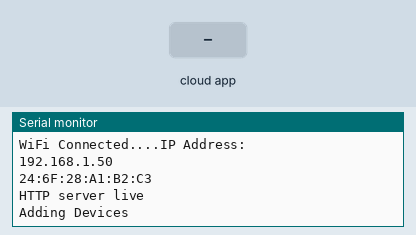
Recording of a sketch running on a simulated ESP8266 (NodeMCU). Parts: the last lines printed to the serial monitor. The test bench sets the inputs (shaded band). WiFi joins after 1.5 s; servers stay silent unless stated.

Above: at 2.7 s.
2.8 s: the phone or cloud app sets RCDevice to 0
At 3.6 s:
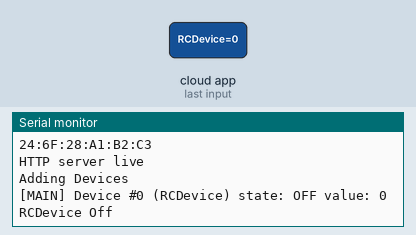
4.3 s: the phone or cloud app sets RCDevice to 1
At 4.8 s:
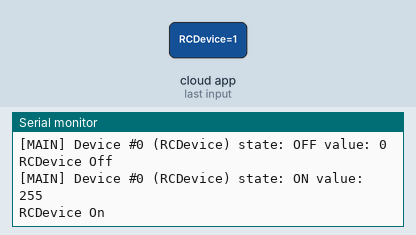

The sketch:

SimpleExampleRC.ino
```cpp
#include <ESP8266WiFi.h>
#include <ESPAsyncTCP.h>
#include <fauxmoESP.h>
#include <WiFiClient.h>
#include <ESP8266WebServer.h>
#include <ESP8266mDNS.h>
#include <IRremoteESP8266.h>
#include <IRsend.h>
#include <RCSwitch.h>

#define ledPin 2
const uint16_t kIrLed = 5;  //Pin D1 for IR led
const uint16_t radio = 4; //Pin D2 for radio transmit


fauxmoESP fauxmo;
ESP8266WebServer server(81);
RCSwitch rf = RCSwitch();

void setup() {
  Serial.begin(115200);

  rf.enableTransmit(radio);
  rf.setProtocol(1);

  if (setupNetwork()) {
    // Setup fauxmo
     Serial.println("Adding Devices");
     fauxmo.setPort(80);
     fauxmo.enable(true);
     // Add devices here
     fauxmo.addDevice("RCDevice");

    // Set a callback function for when a device is found
     fauxmo.onSetState([](unsigned char device_id, const char * device_name, bool state, unsigned char value) {
        Serial.printf("[MAIN] Device #%d (%s) state: %s value: %d\n", device_id, device_name, state ? "ON" : "OFF", value);
       if (strcmp(device_name, "RCDevice") == 0) {
        if (state) {
          Serial.println("RCDevice On");
          RCDeviceOn();
        }
        else {
          Serial.println("RCDevice Off");
          RCDeviceOff();
        }
       }
     });

  }
}

void loop() {
  fauxmo.handle();
  server.handleClient();
}

boolean setupNetwork() {
  // Let us connect to WiFi
  WiFi.mode(WIFI_STA);
  String ssid = "<Wifi-Network-Name>";
  String password = "<Wifi-Network-Password>";
  WiFi.begin(ssid, password);
  while (WiFi.status() != WL_CONNECTED) {
    delay(500);
    Serial.print(".");
  }
  Serial.println(".......");
  Serial.println("WiFi Connected....IP Address:");

  Serial.println(WiFi.localIP());
    Serial.println(WiFi.macAddress());


  routeServer();
  server.enableCORS(true);
  server.begin();
  Serial.println("HTTP server live");

  return true;
}

//Server Routing
void routeServer () {
  server.on("/", HTTP_GET, []() {
        server.send(200, F("text/html"),
            F("ESP8266 Controller Basement"));
    });

  server.on("/rcDeviceOn", HTTP_GET, RCDeviceOn);
  server.on("/rcDeviceOff", HTTP_GET, RCDeviceOff);
  server.on("/rcDeviceStop", HTTP_GET, RCDeviceStop);

  server.onNotFound(handleNotFound);
}

void handleNotFound()
{
    if (server.method() == HTTP_OPTIONS)
    {
        server.sendHeader("Access-Control-Allow-Origin", "*");
        server.sendHeader("Access-Control-Max-Age", "10000");
        server.sendHeader("Access-Control-Allow-Methods", "PUT,POST,GET,OPTIONS");
        server.sendHeader("Access-Control-Allow-Headers", "*");
        server.send(204);
    }
    else
    {
        server.send(404, "text/plain", "");
    }
}

//RCDevice Commands
void RCDeviceOn() {
  server.send(200, "text/plain", "RCDevice On");
  rf.send(6582737, 24);
  delay(300);
  rf.send(6582737, 24);
}

void RCDeviceOff() {
  server.send(200, "text/plain", "RCDevice Off");
  rf.send(6582740, 24);
  delay(300);
  rf.send(6582740, 24);
}

void RCDeviceStop() {
  server.send(200, "text/plain", "RCDevice Stop");
  rf.send(6582738, 24);
}
```

Measured:
- after the input at 2.8 s, the serial monitor: prints a new line at once (image 1)
- after the input at 4.3 s, the serial monitor: prints a new line at once (image 2)
